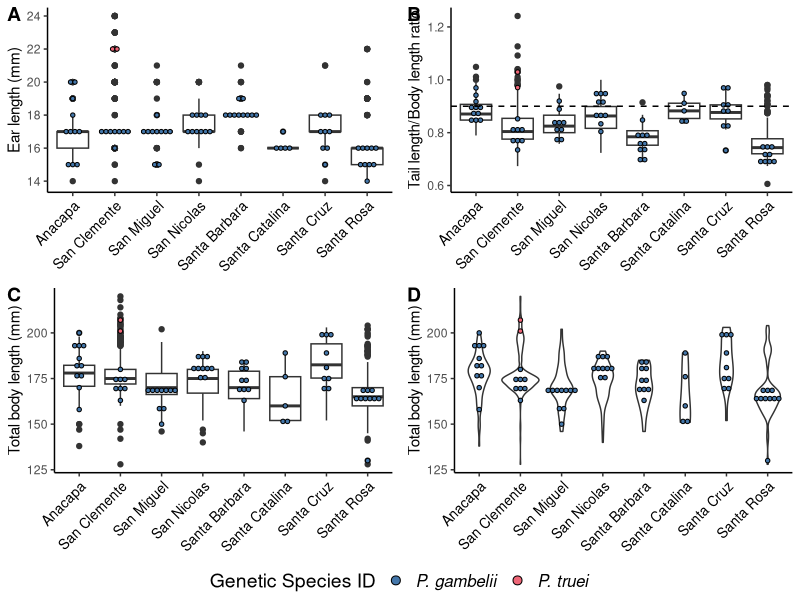
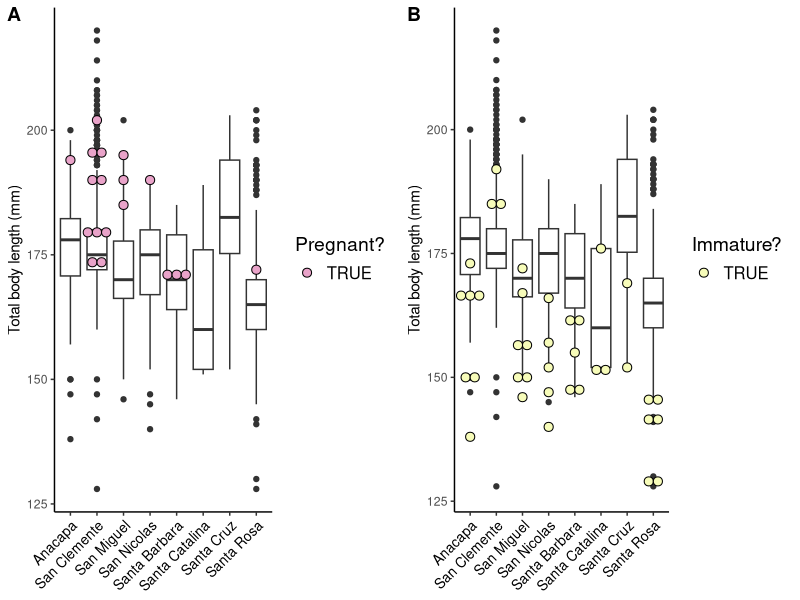
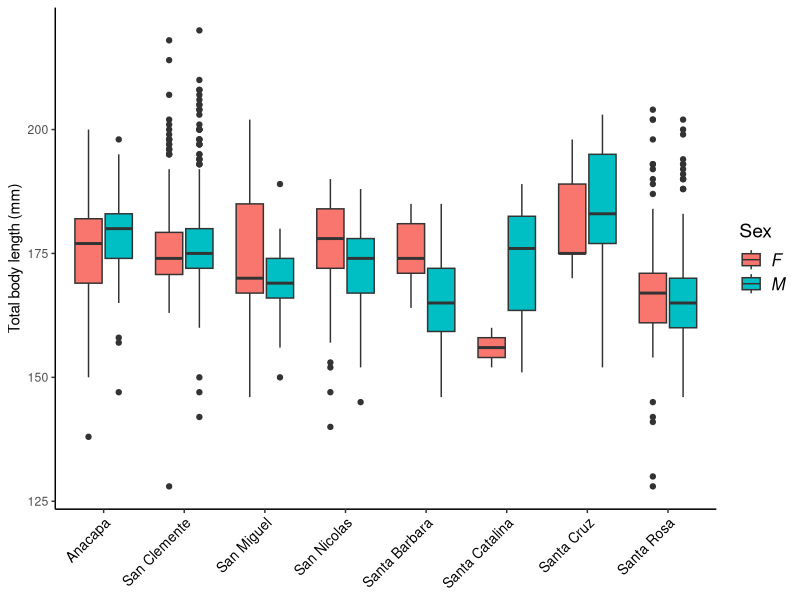
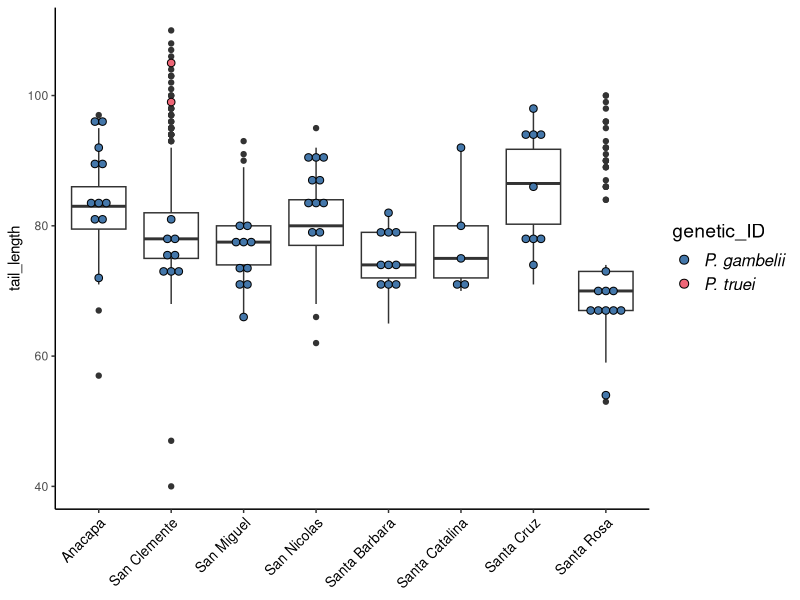

These figures' R source, in order:

# measurements_boxplots.R -------------------------------------------------
#
# MAB 10/31/25
# Code for morphological measurement analyses for the following manuscript:
# Becker MA, Bell KC, Lopez-Ortiz S, Maldonado JE, Edwards CW, Castañeda-Rico S. (2026) 
# Genomic detection of a novel Peromyscus truei invasion on San Clemente Island, California. 
# Therya 17:277-294. doi: 10.12933/therya.2026.6265

# load packages -----------------------------------------------------------

library(tidyverse)
library(ggpubr)

# make von Bloeker only dataset -------------------------------------------


vB <- read.csv("CI_meas_tibble_imm.csv") %>% 
  select(catalogNo,
         island = Island,
         genetic_ID,
         sex = Sex,	
         total_length,
         tail_length,	
         foot_length = hindfoot,	
         ear_length = ear_from_notch,
         immature,
         pregnant,
         preparator = MamPreparator,
         year = Year) %>% 
  mutate(island = case_when(island %in% c("AI-E", "AI-M", "AI-W") ~ "AI",TRUE ~ island)) %>% 
  mutate(tail_percent = tail_length/(total_length-tail_length)) %>% 
  filter(preparator == "von Bloeker, J C") %>% 
  mutate(island = recode(island,
                         "AI" = "Anacapa",
                         "CAT" = "Santa Catalina",
                         "SBI" = "Santa Barbara",
                         "SCL" = "San Clemente",
                         "SCZ" = "Santa Cruz",
                         "SMI" = "San Miguel",
                         "SNI" = "San Nicolas",
                         "SRI" = "Santa Rosa")) %>% 
  filter(!catalogNo %in% c(6213,6623))


# get averages ----------------------------------------------------------------

vB %>% 
  filter(island == "San Clemente") %>% 
  summarize(total_length_mean = mean(total_length, na.rm = TRUE))


# establish ggplot theming ------------------------------------------------


theming <-
  theme_classic() +
  theme(legend.text = element_text(size = 12, face = "italic"),
        legend.title = element_text(size = 14),
        axis.title.x = element_blank(),
        axis.text.x = element_text(angle = 45, vjust = 1, hjust=1,color = "black", size = 10),
        panel.grid.major.x = element_blank(), panel.grid.minor.x = element_blank()) 


# box plots ---------------------------------------------------------------


# box/dot of ear length 
ear <- vB %>% 
  ggplot(aes(x=island,y=ear_length)) +
  geom_boxplot() +
  geom_dotplot(aes(fill = genetic_ID),
               binaxis='y', 
               stackdir='center', 
               dotsize = 0.8) +
  labs(fill = "Genetic Species ID", y = "Ear length (mm)") +
  scale_y_continuous(breaks=seq(14,24,2)) +
  scale_fill_manual(labels = c("P. gambelii", "P. truei"), values = c("#4477AA","#EE6677")) +
  theming

# box/dot of total length 
total <- vB %>% 
  ggplot(aes(x=island,y=total_length)) +
  geom_boxplot() +
  geom_dotplot(aes(fill = genetic_ID),
               binaxis='y', 
               stackdir='center', 
               dotsize = 0.8) +
  labs(fill = "Genetic Species ID", y = "Total body length (mm)") +
  #scale_y_continuous(breaks=seq(14,24,2)) +
  scale_fill_manual(labels = c("P. gambelii", "P. truei"), values = c("#4477AA","#EE6677")) +
  theming

# box/dot of tail percentage
percent <-vB %>% 
  filter(total_length > 150) %>% 
  ggplot(aes(x=island,y=tail_percent)) +
  geom_boxplot() +
  geom_dotplot(aes(fill = genetic_ID),
               binaxis='y', 
               stackdir='center', 
               dotsize = 0.8) +
  geom_hline(yintercept = 0.9, linetype = "dashed") +
  labs(fill = "Genetic Species ID", y = "Tail length/Body length ratio") +
  
  #scale_y_continuous(breaks=seq(14,24,2)) +
  scale_fill_manual(labels = c("P. gambelii", "P. truei"), values = c("#4477AA","#EE6677")) +
  theming

# violin of total length (shows SCL/SRI pattern)
violin <- vB %>% 
  ggplot(aes(x=island,y=total_length)) +
  geom_violin() +
  geom_dotplot(aes(fill = genetic_ID),
               binaxis='y', 
               stackdir='center', 
               dotsize = 0.8) +
  labs(fill = "Genetic Species ID", y = "Total body length (mm)") +
  scale_fill_manual(labels = c("P. gambelii", "P. truei"), values = c("#4477AA","#EE6677")) +
  theming

# Figure 5 plot grid
ggarrange(ear, percent, total, violin, 
          labels = "AUTO", 
          common.legend = TRUE, 
          legend = "bottom")


# supplementary figure box plots ------------------------------------------


# what about pregnancy?
# box/dot of total length 
p <-
vB %>% 
  ggplot(aes(x=island,y=total_length)) +
  geom_boxplot() +
  geom_dotplot(aes(fill = pregnant),
               binaxis='y', 
               stackdir='center', 
               dotsize = .6) +
  labs(fill = "Pregnant?", y = "Total body length (mm)") +
  scale_fill_brewer(palette="PiYG") +
  theme_classic() +
  theme(legend.text = element_text(size = 12),
        legend.title = element_text(size = 14),
        axis.title.x = element_blank(),
        axis.text.x = element_text(angle = 45, vjust = 1, hjust=1,color = "black", size = 10),
        panel.grid.major.x = element_blank(), panel.grid.minor.x = element_blank()) 

# what about immaturity?
# box/dot of total length 
i <-
vB %>% 
  ggplot(aes(x=island,y=total_length)) +
  geom_boxplot() +
  geom_dotplot(aes(fill = immature),
               binaxis='y', 
               stackdir='center', 
               dotsize = .6) +
  labs(fill = "Immature?", y = "Total body length (mm)") +
  scale_fill_brewer(palette="YlGn") +
  theme_classic() +
  theme(legend.text = element_text(size = 12),
        legend.title = element_text(size = 14),
        axis.title.x = element_blank(),
        axis.text.x = element_text(angle = 45, vjust = 1, hjust=1,color = "black", size = 10),
        panel.grid.major.x = element_blank(), panel.grid.minor.x = element_blank()) 


# supplementary box plots
ggarrange(p, i, 
          labels = "AUTO")


# what about sex in general?
# box/dot of total length 
vB %>% 
  filter(sex %in% c("F","M")) %>% 
  ggplot(aes(x=island,y=total_length, fill = sex)) +
  geom_boxplot() +
  labs(fill = "Sex", y = "Total body length (mm)") +
  theming


# box/dot of tail length 
vB %>% 
  ggplot(aes(x=island,y=tail_length)) +
  geom_boxplot() +
  geom_dotplot(aes(fill = genetic_ID),
               binaxis='y', 
               stackdir='center', 
               dotsize = .5) +
  scale_fill_manual(labels = c("P. gambelii", "P. truei"), values = c("#4477AA","#EE6677")) +
  theming
